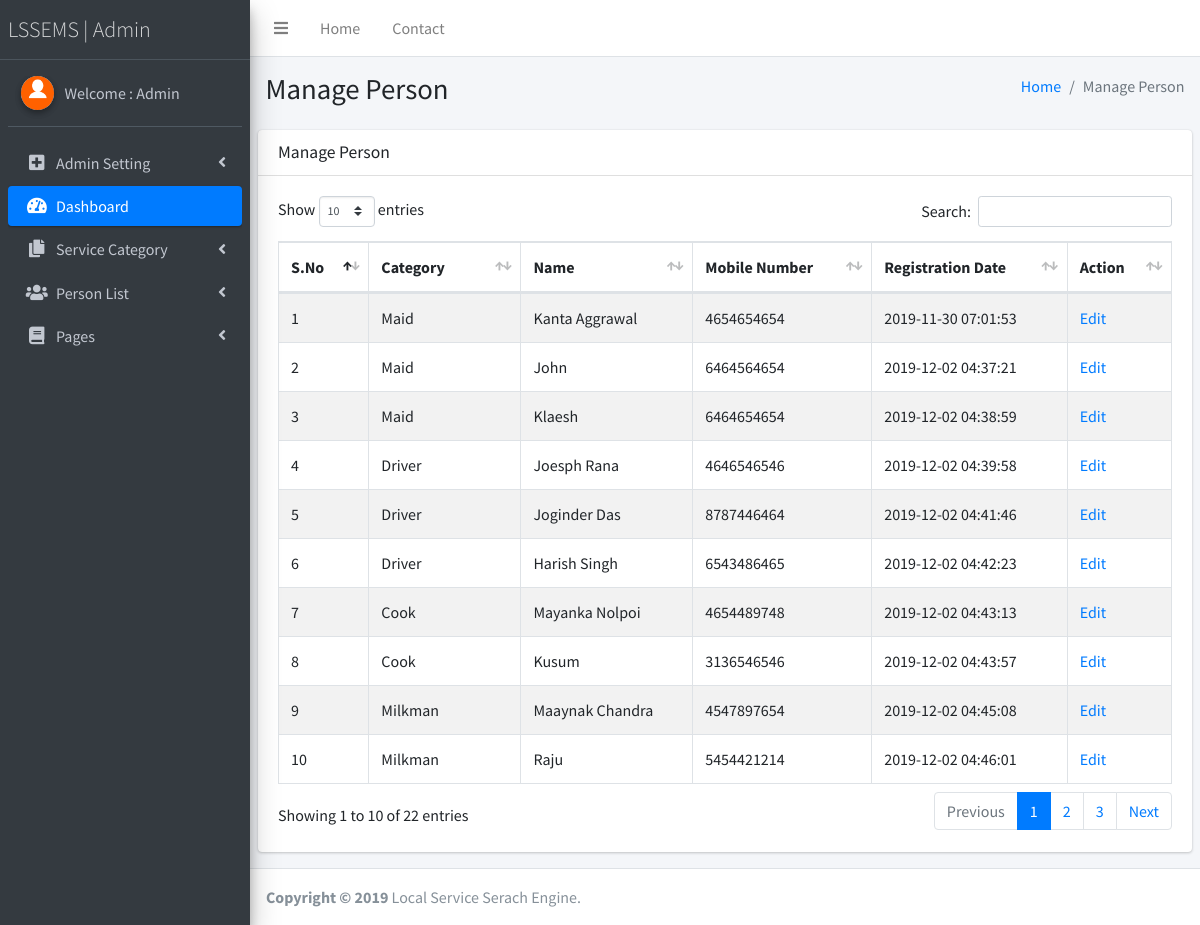
The page /lssems/admin/manage-person.php (signed in) on the database its author committed.
### tables this page shows
CREATE TABLE `tblperson` (
  `ID` int(10) NOT NULL,
  `Category` varchar(200) DEFAULT NULL,
  `Name` varchar(200) DEFAULT NULL,
  `Picture` varchar(200) DEFAULT NULL,
  `MobileNumber` bigint(10) DEFAULT NULL,
  `Address` mediumtext DEFAULT NULL,
  `City` varchar(200) NOT NULL,
  `RegDate` timestamp NULL DEFAULT current_timestamp()
);

### lssems/admin/manage-person.php (the view, shortened to what this page needs)
<?php
if (strlen($_SESSION['lssemsaid']==0)) {
  header('location:logout.php');
  } else{
  ?>
<!DOCTYPE html>
<html>
<head>
  <link rel="stylesheet" href="plugins/fontawesome-free/css/all.min.css">
  <link rel="stylesheet" href="https://code.ionicframework.com/ionicons/2.0.1/css/ionicons.min.css">
  <link rel="stylesheet" href="plugins/datatables-bs4/css/dataTables.bootstrap4.css">
  <link rel="stylesheet" href="dist/css/adminlte.min.css">
</head>
<body class="hold-transition sidebar-mini">
<div class="wrapper">
  <?php include_once('includes/header.php');?>
<?php include_once('includes/sidebar.php');?>
  <div class="content-wrapper">
    <section class="content-header">
      <div class="container-fluid">
        <div class="row mb-2">
          <div class="col-sm-6">
            <h1>Manage Person</h1>
          </div>
          <div class="col-sm-6">
            <ol class="breadcrumb float-sm-right">
              <li class="breadcrumb-item"><a href="dashboard.php">Home</a></li>
              <li class="breadcrumb-item active">Manage Person</li>
            </ol>
          </div>
        </div>
      </div>
    </section>
    <section class="content">
      <div class="row">
        <div class="col-12">
          <div class="card">
            <div class="card-header">
              <h3 class="card-title">Manage Person</h3>
            </div>
            <div class="card-body">
              <table id="example1" class="table table-bordered table-striped">
                <thead>
                <tr>
                  <th>S.No</th>
                  <th>Category</th>
                  <th>Name</th>
                  <th>Mobile Number</th>
                  <th>Registration Date</th>
                  <th>Action</th>
                </tr>
                </thead>
                 <?php
$sql="SELECT * from tblperson";
$query = $dbh -> prepare($sql);
$query->execute();
$results=$query->fetchAll(PDO::FETCH_OBJ);
$cnt=1;
if($query->rowCount() > 0)
{
foreach($results as $row)
{               ?>
                <tr>
                  <td><?php echo htmlentities($cnt);?></td>
                  <td><?php  echo htmlentities($row->Category);?></td>
                  <td><?php  echo htmlentities($row->Name);?></td>
                  <td><?php  echo htmlentities($row->MobileNumber);?></td>
                  <td><?php  echo htmlentities($row->RegDate);?></td>
                  <td> <a href="edit-person-detail.php?editid=<?php echo htmlentities ($row->ID);?>">Edit</a></td>
                </tr>
                <?php $cnt=$cnt+1;}} ?>
              </table>
            </div>
          </div>
        </div>
      </div>
    </section>
  </div>
 <?php include_once('includes/footer.php');?>
</div>
</body>
</html>
<?php }  ?>

### lssems/admin/includes/sidebar.php (shortened to what this page needs)
  <aside class="main-sidebar sidebar-dark-primary elevation-4">
    <a href="dashboard.php" class="brand-link" style="font-weight:bold; font-size:22px;">
      <span class="brand-text font-weight-light">LSSEMS | Admin</span>
    </a>
    <div class="sidebar">
      <div class="user-panel mt-3 pb-3 mb-3 d-flex">
        <div class="image">
          <img src="dist/img/download.png" class="img-circle elevation-2" alt="User Image">
        </div>
        <div class="info">
<?php
$aid=$_SESSION['lssemsaid'];
$sql="SELECT AdminName from  tbladmin where ID=:aid";
$query = $dbh -> prepare($sql);
$query->bindParam(':aid',$aid,PDO::PARAM_STR);
$query->execute();
$results=$query->fetchAll(PDO::FETCH_OBJ);
$cnt=1;
if($query->rowCount() > 0)
{
foreach($results as $row)
{               ?>
          <a href="admin-profile.php" class="d-block">Welcome : <?php  echo $row->AdminName;?></a>
          <?php $cnt=$cnt+1;}} ?>
        </div>
      </div>
      <nav class="mt-2">
        <ul class="nav nav-pills nav-sidebar flex-column" data-widget="treeview" role="menu" data-accordion="false">
            <li class="nav-item has-treeview">
            <a href="#" class="nav-link">
              <i class="nav-icon fas fa-plus-square"></i>
              <p>
                Admin Setting
                <i class="fas fa-angle-left right"></i>
              </p>
            </a>
          </li>
          <li class="nav-item has-treeview menu-open">
            <a href="dashboard.php" class="nav-link active">
              <i class="nav-icon fas fa-tachometer-alt"></i>
              <p>
                Dashboard
               </p>
            </a>
          </li>
          <li class="nav-item has-treeview">
            <a href="#" class="nav-link">
              <i class="nav-icon fas fa-copy"></i>
              <p>
                Service Category
                <i class="fas fa-angle-left right"></i>
              </p>
            </a>
          </li>
          <li class="nav-item has-treeview">
            <a href="#" class="nav-link">
              <i class="nav-icon fas fa-users"></i>
              <p>
                Person List
                <i class="right fas fa-angle-left"></i>
              </p>
            </a>
          </li>
          <li class="nav-item has-treeview">
            <a href="#" class="nav-link">
              <i class="nav-icon fas fa-book"></i>
              <p>
                Pages
                <i class="fas fa-angle-left right"></i>
              </p>
            </a>
          </li>
        </ul>
      </nav>
    </div>
  </aside>

### rows shown on the page
tblperson: Category "Maid", Name "Kanta Aggrawal", MobileNumber "4654654654", RegDate "2019-11-30 07:01:53"
tblperson: Category "Maid", Name "John", MobileNumber "6464564654", RegDate "2019-12-02 04:37:21"
tblperson: Category "Maid", Name "Klaesh", MobileNumber "6464654654", RegDate "2019-12-02 04:38:59"
tblperson: Category "Driver", Name "Joesph Rana", MobileNumber "4646546546", RegDate "2019-12-02 04:39:58"
tblperson: Category "Driver", Name "Joginder Das", MobileNumber "8787446464", RegDate "2019-12-02 04:41:46"
tblperson: Category "Driver", Name "Harish Singh", MobileNumber "6543486465", RegDate "2019-12-02 04:42:23"
tblperson: Category "Cook", Name "Mayanka Nolpoi", MobileNumber "4654489748", RegDate "2019-12-02 04:43:13"
tblperson: Category "Cook", Name "Kusum", MobileNumber "3136546546", RegDate "2019-12-02 04:43:57"
tblperson: Category "Milkman", Name "Maaynak Chandra", MobileNumber "4547897654", RegDate "2019-12-02 04:45:08"
tblperson: Category "Milkman", Name "Raju", MobileNumber "5454421214", RegDate "2019-12-02 04:46:01"

### other values the page prints
$row->AdminName "Admin"
